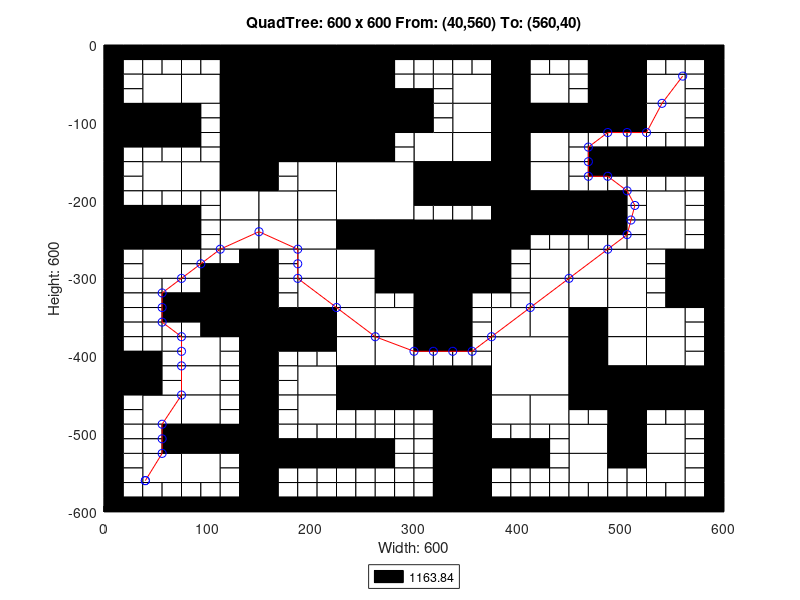

Reproduce this figure in MATLAB.
axis([0 600 -600 0]);
title('QuadTree: 600 x 600 From: (40,560) To: (560,40)');
xlabel('Width: 600');
ylabel('Height: 600');
rectangle('Position',[150 -75 75 75], 'FaceColor',[0 0 0]);
rectangle('Position',[150 -150 75 75], 'FaceColor',[0 0 0]);
rectangle('Position',[225 -225 75 75], 'FaceColor',[1 1 1]);
rectangle('Position',[300 -300 75 75], 'FaceColor',[0 0 0]);
rectangle('Position',[375 -450 75 75], 'FaceColor',[1 1 1]);
rectangle('Position',[37.5 -75 37.5 37.5], 'FaceColor',[1 1 1]);
rectangle('Position',[112.5 -37.5 37.5 37.5], 'FaceColor',[0 0 0]);
rectangle('Position',[75 -75 37.5 37.5], 'FaceColor',[1 1 1]);
rectangle('Position',[112.5 -75 37.5 37.5], 'FaceColor',[0 0 0]);
rectangle('Position',[0 -112.5 37.5 37.5], 'FaceColor',[0 0 0]);
rectangle('Position',[37.5 -112.5 37.5 37.5], 'FaceColor',[0 0 0]);
rectangle('Position',[112.5 -112.5 37.5 37.5], 'FaceColor',[0 0 0]);
rectangle('Position',[112.5 -150 37.5 37.5], 'FaceColor',[0 0 0]);
rectangle('Position',[225 -37.5 37.5 37.5], 'FaceColor',[0 0 0]);
rectangle('Position',[225 -75 37.5 37.5], 'FaceColor',[0 0 0]);
rectangle('Position',[225 -112.5 37.5 37.5], 'FaceColor',[0 0 0]);
rectangle('Position',[262.5 -112.5 37.5 37.5], 'FaceColor',[0 0 0]);
rectangle('Position',[225 -150 37.5 37.5], 'FaceColor',[0 0 0]);
rectangle('Position',[37.5 -187.5 37.5 37.5], 'FaceColor',[1 1 1]);
rectangle('Position',[75 -187.5 37.5 37.5], 'FaceColor',[1 1 1]);
rectangle('Position',[112.5 -187.5 37.5 37.5], 'FaceColor',[0 0 0]);
rectangle('Position',[112.5 -225 37.5 37.5], 'FaceColor',[1 1 1]);
rectangle('Position',[0 -262.5 37.5 37.5], 'FaceColor',[0 0 0]);
rectangle('Position',[37.5 -262.5 37.5 37.5], 'FaceColor',[0 0 0]);
rectangle('Position',[37.5 -300 37.5 37.5], 'FaceColor',[1 1 1]);
rectangle('Position',[112.5 -262.5 37.5 37.5], 'FaceColor',[1 1 1]);
rectangle('Position',[187.5 -187.5 37.5 37.5], 'FaceColor',[1 1 1]);
rectangle('Position',[150 -225 37.5 37.5], 'FaceColor',[1 1 1]);
rectangle('Position',[187.5 -225 37.5 37.5], 'FaceColor',[1 1 1]);
rectangle('Position',[150 -262.5 37.5 37.5], 'FaceColor',[1 1 1]);
rectangle('Position',[187.5 -262.5 37.5 37.5], 'FaceColor',[1 1 1]);
rectangle('Position',[187.5 -300 37.5 37.5], 'FaceColor',[1 1 1]);
rectangle('Position',[225 -262.5 37.5 37.5], 'FaceColor',[0 0 0]);
rectangle('Position',[262.5 -262.5 37.5 37.5], 'FaceColor',[0 0 0]);
rectangle('Position',[225 -300 37.5 37.5], 'FaceColor',[1 1 1]);
rectangle('Position',[262.5 -300 37.5 37.5], 'FaceColor',[0 0 0]);
rectangle('Position',[337.5 -75 37.5 37.5], 'FaceColor',[1 1 1]);
rectangle('Position',[375 -37.5 37.5 37.5], 'FaceColor',[0 0 0]);
rectangle('Position',[375 -75 37.5 37.5], 'FaceColor',[0 0 0]);
rectangle('Position',[412.5 -75 37.5 37.5], 'FaceColor',[1 1 1]);
rectangle('Position',[337.5 -112.5 37.5 37.5], 'FaceColor',[1 1 1]);
rectangle('Position',[300 -150 37.5 37.5], 'FaceColor',[1 1 1]);
rectangle('Position',[337.5 -150 37.5 37.5], 'FaceColor',[1 1 1]);
rectangle('Position',[375 -112.5 37.5 37.5], 'FaceColor',[0 0 0]);
rectangle('Position',[412.5 -112.5 37.5 37.5], 'FaceColor',[0 0 0]);
rectangle('Position',[375 -150 37.5 37.5], 'FaceColor',[0 0 0]);
rectangle('Position',[412.5 -150 37.5 37.5], 'FaceColor',[1 1 1]);
rectangle('Position',[487.5 -37.5 37.5 37.5], 'FaceColor',[0 0 0]);
rectangle('Position',[487.5 -75 37.5 37.5], 'FaceColor',[0 0 0]);
rectangle('Position',[525 -75 37.5 37.5], 'FaceColor',[1 1 1]);
rectangle('Position',[450 -112.5 37.5 37.5], 'FaceColor',[0 0 0]);
rectangle('Position',[487.5 -112.5 37.5 37.5], 'FaceColor',[0 0 0]);
rectangle('Position',[525 -112.5 37.5 37.5], 'FaceColor',[1 1 1]);
rectangle('Position',[300 -187.5 37.5 37.5], 'FaceColor',[0 0 0]);
rectangle('Position',[337.5 -187.5 37.5 37.5], 'FaceColor',[0 0 0]);
rectangle('Position',[375 -187.5 37.5 37.5], 'FaceColor',[0 0 0]);
rectangle('Position',[412.5 -187.5 37.5 37.5], 'FaceColor',[1 1 1]);
rectangle('Position',[375 -225 37.5 37.5], 'FaceColor',[0 0 0]);
rectangle('Position',[412.5 -225 37.5 37.5], 'FaceColor',[0 0 0]);
rectangle('Position',[375 -262.5 37.5 37.5], 'FaceColor',[0 0 0]);
rectangle('Position',[412.5 -300 37.5 37.5], 'FaceColor',[1 1 1]);
rectangle('Position',[450 -225 37.5 37.5], 'FaceColor',[0 0 0]);
rectangle('Position',[525 -225 37.5 37.5], 'FaceColor',[1 1 1]);
rectangle('Position',[450 -300 37.5 37.5], 'FaceColor',[1 1 1]);
rectangle('Position',[487.5 -300 37.5 37.5], 'FaceColor',[1 1 1]);
rectangle('Position',[525 -262.5 37.5 37.5], 'FaceColor',[1 1 1]);
rectangle('Position',[562.5 -300 37.5 37.5], 'FaceColor',[0 0 0]);
rectangle('Position',[112.5 -337.5 37.5 37.5], 'FaceColor',[0 0 0]);
rectangle('Position',[112.5 -375 37.5 37.5], 'FaceColor',[0 0 0]);
rectangle('Position',[0 -450 37.5 37.5], 'FaceColor',[0 0 0]);
rectangle('Position',[75 -412.5 37.5 37.5], 'FaceColor',[1 1 1]);
rectangle('Position',[75 -450 37.5 37.5], 'FaceColor',[1 1 1]);
rectangle('Position',[187.5 -337.5 37.5 37.5], 'FaceColor',[1 1 1]);
rectangle('Position',[150 -375 37.5 37.5], 'FaceColor',[0 0 0]);
rectangle('Position',[187.5 -375 37.5 37.5], 'FaceColor',[0 0 0]);
rectangle('Position',[225 -337.5 37.5 37.5], 'FaceColor',[1 1 1]);
rectangle('Position',[225 -375 37.5 37.5], 'FaceColor',[1 1 1]);
rectangle('Position',[262.5 -375 37.5 37.5], 'FaceColor',[1 1 1]);
rectangle('Position',[187.5 -450 37.5 37.5], 'FaceColor',[1 1 1]);
rectangle('Position',[225 -412.5 37.5 37.5], 'FaceColor',[1 1 1]);
rectangle('Position',[262.5 -412.5 37.5 37.5], 'FaceColor',[1 1 1]);
rectangle('Position',[225 -450 37.5 37.5], 'FaceColor',[0 0 0]);
rectangle('Position',[262.5 -450 37.5 37.5], 'FaceColor',[0 0 0]);
rectangle('Position',[37.5 -487.5 37.5 37.5], 'FaceColor',[1 1 1]);
rectangle('Position',[75 -487.5 37.5 37.5], 'FaceColor',[1 1 1]);
rectangle('Position',[75 -525 37.5 37.5], 'FaceColor',[0 0 0]);
rectangle('Position',[112.5 -525 37.5 37.5], 'FaceColor',[0 0 0]);
rectangle('Position',[37.5 -562.5 37.5 37.5], 'FaceColor',[1 1 1]);
rectangle('Position',[75 -562.5 37.5 37.5], 'FaceColor',[1 1 1]);
rectangle('Position',[187.5 -487.5 37.5 37.5], 'FaceColor',[1 1 1]);
rectangle('Position',[300 -337.5 37.5 37.5], 'FaceColor',[0 0 0]);
rectangle('Position',[300 -375 37.5 37.5], 'FaceColor',[0 0 0]);
rectangle('Position',[412.5 -337.5 37.5 37.5], 'FaceColor',[1 1 1]);
rectangle('Position',[375 -375 37.5 37.5], 'FaceColor',[1 1 1]);
rectangle('Position',[412.5 -375 37.5 37.5], 'FaceColor',[1 1 1]);
rectangle('Position',[300 -450 37.5 37.5], 'FaceColor',[0 0 0]);
rectangle('Position',[337.5 -450 37.5 37.5], 'FaceColor',[0 0 0]);
rectangle('Position',[450 -337.5 37.5 37.5], 'FaceColor',[1 1 1]);
rectangle('Position',[487.5 -337.5 37.5 37.5], 'FaceColor',[1 1 1]);
rectangle('Position',[450 -375 37.5 37.5], 'FaceColor',[0 0 0]);
rectangle('Position',[487.5 -375 37.5 37.5], 'FaceColor',[1 1 1]);
rectangle('Position',[562.5 -337.5 37.5 37.5], 'FaceColor',[0 0 0]);
rectangle('Position',[525 -375 37.5 37.5], 'FaceColor',[1 1 1]);
rectangle('Position',[450 -412.5 37.5 37.5], 'FaceColor',[0 0 0]);
rectangle('Position',[487.5 -412.5 37.5 37.5], 'FaceColor',[1 1 1]);
rectangle('Position',[450 -450 37.5 37.5], 'FaceColor',[0 0 0]);
rectangle('Position',[487.5 -450 37.5 37.5], 'FaceColor',[0 0 0]);
rectangle('Position',[525 -412.5 37.5 37.5], 'FaceColor',[1 1 1]);
rectangle('Position',[525 -450 37.5 37.5], 'FaceColor',[0 0 0]);
rectangle('Position',[562.5 -450 37.5 37.5], 'FaceColor',[0 0 0]);
rectangle('Position',[337.5 -487.5 37.5 37.5], 'FaceColor',[0 0 0]);
rectangle('Position',[337.5 -525 37.5 37.5], 'FaceColor',[0 0 0]);
rectangle('Position',[375 -487.5 37.5 37.5], 'FaceColor',[1 1 1]);
rectangle('Position',[412.5 -487.5 37.5 37.5], 'FaceColor',[1 1 1]);
rectangle('Position',[337.5 -562.5 37.5 37.5], 'FaceColor',[0 0 0]);
rectangle('Position',[337.5 -600 37.5 37.5], 'FaceColor',[0 0 0]);
rectangle('Position',[487.5 -487.5 37.5 37.5], 'FaceColor',[0 0 0]);
rectangle('Position',[450 -525 37.5 37.5], 'FaceColor',[1 1 1]);
rectangle('Position',[487.5 -525 37.5 37.5], 'FaceColor',[0 0 0]);
rectangle('Position',[525 -525 37.5 37.5], 'FaceColor',[1 1 1]);
rectangle('Position',[450 -562.5 37.5 37.5], 'FaceColor',[1 1 1]);
rectangle('Position',[525 -562.5 37.5 37.5], 'FaceColor',[1 1 1]);
rectangle('Position',[0 -18.75 18.75 18.75], 'FaceColor',[0 0 0]);
rectangle('Position',[18.75 -18.75 18.75 18.75], 'FaceColor',[0 0 0]);
rectangle('Position',[0 -37.5 18.75 18.75], 'FaceColor',[0 0 0]);
rectangle('Position',[18.75 -37.5 18.75 18.75], 'FaceColor',[1 1 1]);
rectangle('Position',[37.5 -18.75 18.75 18.75], 'FaceColor',[0 0 0]);
rectangle('Position',[56.25 -18.75 18.75 18.75], 'FaceColor',[0 0 0]);
rectangle('Position',[37.5 -37.5 18.75 18.75], 'FaceColor',[1 1 1]);
rectangle('Position',[56.25 -37.5 18.75 18.75], 'FaceColor',[1 1 1]);
rectangle('Position',[0 -56.25 18.75 18.75], 'FaceColor',[0 0 0]);
rectangle('Position',[18.75 -56.25 18.75 18.75], 'FaceColor',[1 1 1]);
rectangle('Position',[0 -75 18.75 18.75], 'FaceColor',[0 0 0]);
rectangle('Position',[18.75 -75 18.75 18.75], 'FaceColor',[1 1 1]);
rectangle('Position',[75 -18.75 18.75 18.75], 'FaceColor',[0 0 0]);
rectangle('Position',[93.75 -18.75 18.75 18.75], 'FaceColor',[0 0 0]);
rectangle('Position',[75 -37.5 18.75 18.75], 'FaceColor',[1 1 1]);
rectangle('Position',[93.75 -37.5 18.75 18.75], 'FaceColor',[1 1 1]);
rectangle('Position',[0 -131.25 18.75 18.75], 'FaceColor',[0 0 0]);
rectangle('Position',[18.75 -131.25 18.75 18.75], 'FaceColor',[0 0 0]);
rectangle('Position',[0 -150 18.75 18.75], 'FaceColor',[0 0 0]);
rectangle('Position',[18.75 -150 18.75 18.75], 'FaceColor',[1 1 1]);
rectangle('Position',[37.5 -131.25 18.75 18.75], 'FaceColor',[0 0 0]);
rectangle('Position',[56.25 -131.25 18.75 18.75], 'FaceColor',[0 0 0]);
rectangle('Position',[37.5 -150 18.75 18.75], 'FaceColor',[1 1 1]);
rectangle('Position',[56.25 -150 18.75 18.75], 'FaceColor',[1 1 1]);
rectangle('Position',[75 -93.75 18.75 18.75], 'FaceColor',[0 0 0]);
rectangle('Position',[93.75 -93.75 18.75 18.75], 'FaceColor',[1 1 1]);
rectangle('Position',[75 -112.5 18.75 18.75], 'FaceColor',[0 0 0]);
rectangle('Position',[93.75 -112.5 18.75 18.75], 'FaceColor',[1 1 1]);
rectangle('Position',[75 -131.25 18.75 18.75], 'FaceColor',[0 0 0]);
rectangle('Position',[93.75 -131.25 18.75 18.75], 'FaceColor',[1 1 1]);
rectangle('Position',[75 -150 18.75 18.75], 'FaceColor',[1 1 1]);
rectangle('Position',[93.75 -150 18.75 18.75], 'FaceColor',[1 1 1]);
rectangle('Position',[262.5 -18.75 18.75 18.75], 'FaceColor',[0 0 0]);
rectangle('Position',[281.25 -18.75 18.75 18.75], 'FaceColor',[0 0 0]);
rectangle('Position',[262.5 -37.5 18.75 18.75], 'FaceColor',[0 0 0]);
rectangle('Position',[281.25 -37.5 18.75 18.75], 'FaceColor',[1 1 1]);
rectangle('Position',[262.5 -56.25 18.75 18.75], 'FaceColor',[0 0 0]);
rectangle('Position',[281.25 -56.25 18.75 18.75], 'FaceColor',[1 1 1]);
rectangle('Position',[262.5 -75 18.75 18.75], 'FaceColor',[0 0 0]);
rectangle('Position',[281.25 -75 18.75 18.75], 'FaceColor',[0 0 0]);
rectangle('Position',[262.5 -131.25 18.75 18.75], 'FaceColor',[0 0 0]);
rectangle('Position',[281.25 -131.25 18.75 18.75], 'FaceColor',[1 1 1]);
rectangle('Position',[262.5 -150 18.75 18.75], 'FaceColor',[0 0 0]);
rectangle('Position',[281.25 -150 18.75 18.75], 'FaceColor',[1 1 1]);
rectangle('Position',[0 -168.75 18.75 18.75], 'FaceColor',[0 0 0]);
rectangle('Position',[18.75 -168.75 18.75 18.75], 'FaceColor',[1 1 1]);
rectangle('Position',[0 -187.5 18.75 18.75], 'FaceColor',[0 0 0]);
rectangle('Position',[18.75 -187.5 18.75 18.75], 'FaceColor',[1 1 1]);
rectangle('Position',[0 -206.25 18.75 18.75], 'FaceColor',[0 0 0]);
rectangle('Position',[18.75 -206.25 18.75 18.75], 'FaceColor',[1 1 1]);
rectangle('Position',[0 -225 18.75 18.75], 'FaceColor',[0 0 0]);
rectangle('Position',[18.75 -225 18.75 18.75], 'FaceColor',[0 0 0]);
rectangle('Position',[37.5 -206.25 18.75 18.75], 'FaceColor',[1 1 1]);
rectangle('Position',[56.25 -206.25 18.75 18.75], 'FaceColor',[1 1 1]);
rectangle('Position',[37.5 -225 18.75 18.75], 'FaceColor',[0 0 0]);
rectangle('Position',[56.25 -225 18.75 18.75], 'FaceColor',[0 0 0]);
rectangle('Position',[75 -206.25 18.75 18.75], 'FaceColor',[1 1 1]);
rectangle('Position',[93.75 -206.25 18.75 18.75], 'FaceColor',[1 1 1]);
rectangle('Position',[75 -225 18.75 18.75], 'FaceColor',[0 0 0]);
rectangle('Position',[93.75 -225 18.75 18.75], 'FaceColor',[1 1 1]);
rectangle('Position',[0 -281.25 18.75 18.75], 'FaceColor',[0 0 0]);
rectangle('Position',[18.75 -281.25 18.75 18.75], 'FaceColor',[1 1 1]);
rectangle('Position',[0 -300 18.75 18.75], 'FaceColor',[0 0 0]);
rectangle('Position',[18.75 -300 18.75 18.75], 'FaceColor',[1 1 1]);
rectangle('Position',[75 -243.75 18.75 18.75], 'FaceColor',[0 0 0]);
rectangle('Position',[93.75 -243.75 18.75 18.75], 'FaceColor',[1 1 1]);
rectangle('Position',[75 -262.5 18.75 18.75], 'FaceColor',[0 0 0]);
rectangle('Position',[93.75 -262.5 18.75 18.75], 'FaceColor',[1 1 1]);
rectangle('Position',[75 -281.25 18.75 18.75], 'FaceColor',[1 1 1]);
rectangle('Position',[93.75 -281.25 18.75 18.75], 'FaceColor',[1 1 1]);
rectangle('Position',[75 -300 18.75 18.75], 'FaceColor',[1 1 1]);
rectangle('Position',[93.75 -300 18.75 18.75], 'FaceColor',[0 0 0]);
rectangle('Position',[112.5 -281.25 18.75 18.75], 'FaceColor',[1 1 1]);
rectangle('Position',[131.25 -281.25 18.75 18.75], 'FaceColor',[0 0 0]);
rectangle('Position',[112.5 -300 18.75 18.75], 'FaceColor',[0 0 0]);
rectangle('Position',[131.25 -300 18.75 18.75], 'FaceColor',[0 0 0]);
rectangle('Position',[150 -168.75 18.75 18.75], 'FaceColor',[0 0 0]);
rectangle('Position',[168.75 -168.75 18.75 18.75], 'FaceColor',[1 1 1]);
rectangle('Position',[150 -187.5 18.75 18.75], 'FaceColor',[0 0 0]);
rectangle('Position',[168.75 -187.5 18.75 18.75], 'FaceColor',[1 1 1]);
rectangle('Position',[150 -281.25 18.75 18.75], 'FaceColor',[0 0 0]);
rectangle('Position',[168.75 -281.25 18.75 18.75], 'FaceColor',[1 1 1]);
rectangle('Position',[150 -300 18.75 18.75], 'FaceColor',[0 0 0]);
rectangle('Position',[168.75 -300 18.75 18.75], 'FaceColor',[1 1 1]);
rectangle('Position',[300 -18.75 18.75 18.75], 'FaceColor',[0 0 0]);
rectangle('Position',[318.75 -18.75 18.75 18.75], 'FaceColor',[0 0 0]);
rectangle('Position',[300 -37.5 18.75 18.75], 'FaceColor',[1 1 1]);
rectangle('Position',[318.75 -37.5 18.75 18.75], 'FaceColor',[1 1 1]);
rectangle('Position',[337.5 -18.75 18.75 18.75], 'FaceColor',[0 0 0]);
rectangle('Position',[356.25 -18.75 18.75 18.75], 'FaceColor',[0 0 0]);
rectangle('Position',[337.5 -37.5 18.75 18.75], 'FaceColor',[1 1 1]);
rectangle('Position',[356.25 -37.5 18.75 18.75], 'FaceColor',[1 1 1]);
rectangle('Position',[300 -56.25 18.75 18.75], 'FaceColor',[1 1 1]);
rectangle('Position',[318.75 -56.25 18.75 18.75], 'FaceColor',[1 1 1]);
rectangle('Position',[300 -75 18.75 18.75], 'FaceColor',[0 0 0]);
rectangle('Position',[318.75 -75 18.75 18.75], 'FaceColor',[1 1 1]);
rectangle('Position',[412.5 -18.75 18.75 18.75], 'FaceColor',[0 0 0]);
rectangle('Position',[431.25 -18.75 18.75 18.75], 'FaceColor',[0 0 0]);
rectangle('Position',[412.5 -37.5 18.75 18.75], 'FaceColor',[1 1 1]);
rectangle('Position',[431.25 -37.5 18.75 18.75], 'FaceColor',[1 1 1]);
rectangle('Position',[300 -93.75 18.75 18.75], 'FaceColor',[0 0 0]);
rectangle('Position',[318.75 -93.75 18.75 18.75], 'FaceColor',[1 1 1]);
rectangle('Position',[300 -112.5 18.75 18.75], 'FaceColor',[0 0 0]);
rectangle('Position',[318.75 -112.5 18.75 18.75], 'FaceColor',[1 1 1]);
rectangle('Position',[450 -18.75 18.75 18.75], 'FaceColor',[0 0 0]);
rectangle('Position',[468.75 -18.75 18.75 18.75], 'FaceColor',[0 0 0]);
rectangle('Position',[450 -37.5 18.75 18.75], 'FaceColor',[1 1 1]);
rectangle('Position',[468.75 -37.5 18.75 18.75], 'FaceColor',[0 0 0]);
rectangle('Position',[450 -56.25 18.75 18.75], 'FaceColor',[1 1 1]);
rectangle('Position',[468.75 -56.25 18.75 18.75], 'FaceColor',[0 0 0]);
rectangle('Position',[450 -75 18.75 18.75], 'FaceColor',[1 1 1]);
rectangle('Position',[468.75 -75 18.75 18.75], 'FaceColor',[0 0 0]);
rectangle('Position',[525 -18.75 18.75 18.75], 'FaceColor',[0 0 0]);
rectangle('Position',[543.75 -18.75 18.75 18.75], 'FaceColor',[0 0 0]);
rectangle('Position',[525 -37.5 18.75 18.75], 'FaceColor',[1 1 1]);
rectangle('Position',[543.75 -37.5 18.75 18.75], 'FaceColor',[1 1 1]);
rectangle('Position',[562.5 -18.75 18.75 18.75], 'FaceColor',[0 0 0]);
rectangle('Position',[581.25 -18.75 18.75 18.75], 'FaceColor',[0 0 0]);
rectangle('Position',[562.5 -37.5 18.75 18.75], 'FaceColor',[1 1 1]);
rectangle('Position',[581.25 -37.5 18.75 18.75], 'FaceColor',[0 0 0]);
rectangle('Position',[562.5 -56.25 18.75 18.75], 'FaceColor',[1 1 1]);
rectangle('Position',[581.25 -56.25 18.75 18.75], 'FaceColor',[0 0 0]);
rectangle('Position',[562.5 -75 18.75 18.75], 'FaceColor',[1 1 1]);
rectangle('Position',[581.25 -75 18.75 18.75], 'FaceColor',[0 0 0]);
rectangle('Position',[450 -131.25 18.75 18.75], 'FaceColor',[1 1 1]);
rectangle('Position',[468.75 -131.25 18.75 18.75], 'FaceColor',[1 1 1]);
rectangle('Position',[450 -150 18.75 18.75], 'FaceColor',[1 1 1]);
rectangle('Position',[468.75 -150 18.75 18.75], 'FaceColor',[0 0 0]);
rectangle('Position',[487.5 -131.25 18.75 18.75], 'FaceColor',[1 1 1]);
rectangle('Position',[506.25 -131.25 18.75 18.75], 'FaceColor',[1 1 1]);
rectangle('Position',[487.5 -150 18.75 18.75], 'FaceColor',[0 0 0]);
rectangle('Position',[506.25 -150 18.75 18.75], 'FaceColor',[0 0 0]);
rectangle('Position',[562.5 -93.75 18.75 18.75], 'FaceColor',[1 1 1]);
rectangle('Position',[581.25 -93.75 18.75 18.75], 'FaceColor',[0 0 0]);
rectangle('Position',[562.5 -112.5 18.75 18.75], 'FaceColor',[1 1 1]);
rectangle('Position',[581.25 -112.5 18.75 18.75], 'FaceColor',[0 0 0]);
rectangle('Position',[525 -131.25 18.75 18.75], 'FaceColor',[1 1 1]);
rectangle('Position',[543.75 -131.25 18.75 18.75], 'FaceColor',[1 1 1]);
rectangle('Position',[525 -150 18.75 18.75], 'FaceColor',[0 0 0]);
rectangle('Position',[543.75 -150 18.75 18.75], 'FaceColor',[0 0 0]);
rectangle('Position',[562.5 -131.25 18.75 18.75], 'FaceColor',[1 1 1]);
rectangle('Position',[581.25 -131.25 18.75 18.75], 'FaceColor',[0 0 0]);
rectangle('Position',[562.5 -150 18.75 18.75], 'FaceColor',[0 0 0]);
rectangle('Position',[581.25 -150 18.75 18.75], 'FaceColor',[0 0 0]);
rectangle('Position',[300 -206.25 18.75 18.75], 'FaceColor',[0 0 0]);
rectangle('Position',[318.75 -206.25 18.75 18.75], 'FaceColor',[0 0 0]);
rectangle('Position',[300 -225 18.75 18.75], 'FaceColor',[1 1 1]);
rectangle('Position',[318.75 -225 18.75 18.75], 'FaceColor',[1 1 1]);
rectangle('Position',[337.5 -206.25 18.75 18.75], 'FaceColor',[0 0 0]);
rectangle('Position',[356.25 -206.25 18.75 18.75], 'FaceColor',[0 0 0]);
rectangle('Position',[337.5 -225 18.75 18.75], 'FaceColor',[1 1 1]);
rectangle('Position',[356.25 -225 18.75 18.75], 'FaceColor',[1 1 1]);
rectangle('Position',[412.5 -243.75 18.75 18.75], 'FaceColor',[0 0 0]);
rectangle('Position',[431.25 -243.75 18.75 18.75], 'FaceColor',[0 0 0]);
rectangle('Position',[412.5 -262.5 18.75 18.75], 'FaceColor',[1 1 1]);
rectangle('Position',[431.25 -262.5 18.75 18.75], 'FaceColor',[1 1 1]);
rectangle('Position',[375 -281.25 18.75 18.75], 'FaceColor',[0 0 0]);
rectangle('Position',[393.75 -281.25 18.75 18.75], 'FaceColor',[1 1 1]);
rectangle('Position',[375 -300 18.75 18.75], 'FaceColor',[0 0 0]);
rectangle('Position',[393.75 -300 18.75 18.75], 'FaceColor',[1 1 1]);
rectangle('Position',[450 -168.75 18.75 18.75], 'FaceColor',[1 1 1]);
rectangle('Position',[468.75 -168.75 18.75 18.75], 'FaceColor',[0 0 0]);
rectangle('Position',[450 -187.5 18.75 18.75], 'FaceColor',[1 1 1]);
rectangle('Position',[468.75 -187.5 18.75 18.75], 'FaceColor',[1 1 1]);
rectangle('Position',[487.5 -168.75 18.75 18.75], 'FaceColor',[0 0 0]);
rectangle('Position',[506.25 -168.75 18.75 18.75], 'FaceColor',[0 0 0]);
rectangle('Position',[487.5 -187.5 18.75 18.75], 'FaceColor',[1 1 1]);
rectangle('Position',[506.25 -187.5 18.75 18.75], 'FaceColor',[1 1 1]);
rectangle('Position',[487.5 -206.25 18.75 18.75], 'FaceColor',[0 0 0]);
rectangle('Position',[506.25 -206.25 18.75 18.75], 'FaceColor',[1 1 1]);
rectangle('Position',[487.5 -225 18.75 18.75], 'FaceColor',[0 0 0]);
rectangle('Position',[506.25 -225 18.75 18.75], 'FaceColor',[1 1 1]);
rectangle('Position',[525 -168.75 18.75 18.75], 'FaceColor',[0 0 0]);
rectangle('Position',[543.75 -168.75 18.75 18.75], 'FaceColor',[0 0 0]);
rectangle('Position',[525 -187.5 18.75 18.75], 'FaceColor',[1 1 1]);
rectangle('Position',[543.75 -187.5 18.75 18.75], 'FaceColor',[1 1 1]);
rectangle('Position',[562.5 -168.75 18.75 18.75], 'FaceColor',[0 0 0]);
rectangle('Position',[581.25 -168.75 18.75 18.75], 'FaceColor',[0 0 0]);
rectangle('Position',[562.5 -187.5 18.75 18.75], 'FaceColor',[1 1 1]);
rectangle('Position',[581.25 -187.5 18.75 18.75], 'FaceColor',[0 0 0]);
rectangle('Position',[562.5 -206.25 18.75 18.75], 'FaceColor',[1 1 1]);
rectangle('Position',[581.25 -206.25 18.75 18.75], 'FaceColor',[0 0 0]);
rectangle('Position',[562.5 -225 18.75 18.75], 'FaceColor',[1 1 1]);
rectangle('Position',[581.25 -225 18.75 18.75], 'FaceColor',[0 0 0]);
rectangle('Position',[450 -243.75 18.75 18.75], 'FaceColor',[0 0 0]);
rectangle('Position',[468.75 -243.75 18.75 18.75], 'FaceColor',[0 0 0]);
rectangle('Position',[450 -262.5 18.75 18.75], 'FaceColor',[1 1 1]);
rectangle('Position',[468.75 -262.5 18.75 18.75], 'FaceColor',[1 1 1]);
rectangle('Position',[487.5 -243.75 18.75 18.75], 'FaceColor',[0 0 0]);
rectangle('Position',[506.25 -243.75 18.75 18.75], 'FaceColor',[1 1 1]);
rectangle('Position',[487.5 -262.5 18.75 18.75], 'FaceColor',[1 1 1]);
rectangle('Position',[506.25 -262.5 18.75 18.75], 'FaceColor',[1 1 1]);
rectangle('Position',[562.5 -243.75 18.75 18.75], 'FaceColor',[1 1 1]);
rectangle('Position',[581.25 -243.75 18.75 18.75], 'FaceColor',[0 0 0]);
rectangle('Position',[562.5 -262.5 18.75 18.75], 'FaceColor',[1 1 1]);
rectangle('Position',[581.25 -262.5 18.75 18.75], 'FaceColor',[0 0 0]);
rectangle('Position',[525 -281.25 18.75 18.75], 'FaceColor',[1 1 1]);
rectangle('Position',[543.75 -281.25 18.75 18.75], 'FaceColor',[0 0 0]);
rectangle('Position',[525 -300 18.75 18.75], 'FaceColor',[1 1 1]);
rectangle('Position',[543.75 -300 18.75 18.75], 'FaceColor',[0 0 0]);
rectangle('Position',[0 -318.75 18.75 18.75], 'FaceColor',[0 0 0]);
rectangle('Position',[18.75 -318.75 18.75 18.75], 'FaceColor',[1 1 1]);
rectangle('Position',[0 -337.5 18.75 18.75], 'FaceColor',[0 0 0]);
rectangle('Position',[18.75 -337.5 18.75 18.75], 'FaceColor',[1 1 1]);
rectangle('Position',[37.5 -318.75 18.75 18.75], 'FaceColor',[1 1 1]);
rectangle('Position',[56.25 -318.75 18.75 18.75], 'FaceColor',[1 1 1]);
rectangle('Position',[37.5 -337.5 18.75 18.75], 'FaceColor',[1 1 1]);
rectangle('Position',[56.25 -337.5 18.75 18.75], 'FaceColor',[0 0 0]);
rectangle('Position',[0 -356.25 18.75 18.75], 'FaceColor',[0 0 0]);
rectangle('Position',[18.75 -356.25 18.75 18.75], 'FaceColor',[1 1 1]);
rectangle('Position',[0 -375 18.75 18.75], 'FaceColor',[0 0 0]);
rectangle('Position',[18.75 -375 18.75 18.75], 'FaceColor',[1 1 1]);
rectangle('Position',[37.5 -356.25 18.75 18.75], 'FaceColor',[1 1 1]);
rectangle('Position',[56.25 -356.25 18.75 18.75], 'FaceColor',[0 0 0]);
rectangle('Position',[37.5 -375 18.75 18.75], 'FaceColor',[1 1 1]);
rectangle('Position',[56.25 -375 18.75 18.75], 'FaceColor',[1 1 1]);
rectangle('Position',[75 -318.75 18.75 18.75], 'FaceColor',[1 1 1]);
rectangle('Position',[93.75 -318.75 18.75 18.75], 'FaceColor',[0 0 0]);
rectangle('Position',[75 -337.5 18.75 18.75], 'FaceColor',[0 0 0]);
rectangle('Position',[93.75 -337.5 18.75 18.75], 'FaceColor',[0 0 0]);
rectangle('Position',[75 -356.25 18.75 18.75], 'FaceColor',[0 0 0]);
rectangle('Position',[93.75 -356.25 18.75 18.75], 'FaceColor',[0 0 0]);
rectangle('Position',[75 -375 18.75 18.75], 'FaceColor',[1 1 1]);
rectangle('Position',[93.75 -375 18.75 18.75], 'FaceColor',[0 0 0]);
rectangle('Position',[0 -393.75 18.75 18.75], 'FaceColor',[0 0 0]);
rectangle('Position',[18.75 -393.75 18.75 18.75], 'FaceColor',[1 1 1]);
rectangle('Position',[0 -412.5 18.75 18.75], 'FaceColor',[0 0 0]);
rectangle('Position',[18.75 -412.5 18.75 18.75], 'FaceColor',[0 0 0]);
rectangle('Position',[37.5 -393.75 18.75 18.75], 'FaceColor',[1 1 1]);
rectangle('Position',[56.25 -393.75 18.75 18.75], 'FaceColor',[1 1 1]);
rectangle('Position',[37.5 -412.5 18.75 18.75], 'FaceColor',[0 0 0]);
rectangle('Position',[56.25 -412.5 18.75 18.75], 'FaceColor',[1 1 1]);
rectangle('Position',[37.5 -431.25 18.75 18.75], 'FaceColor',[0 0 0]);
rectangle('Position',[56.25 -431.25 18.75 18.75], 'FaceColor',[1 1 1]);
rectangle('Position',[37.5 -450 18.75 18.75], 'FaceColor',[0 0 0]);
rectangle('Position',[56.25 -450 18.75 18.75], 'FaceColor',[1 1 1]);
rectangle('Position',[112.5 -393.75 18.75 18.75], 'FaceColor',[1 1 1]);
rectangle('Position',[131.25 -393.75 18.75 18.75], 'FaceColor',[0 0 0]);
rectangle('Position',[112.5 -412.5 18.75 18.75], 'FaceColor',[1 1 1]);
rectangle('Position',[131.25 -412.5 18.75 18.75], 'FaceColor',[0 0 0]);
rectangle('Position',[112.5 -431.25 18.75 18.75], 'FaceColor',[1 1 1]);
rectangle('Position',[131.25 -431.25 18.75 18.75], 'FaceColor',[0 0 0]);
rectangle('Position',[112.5 -450 18.75 18.75], 'FaceColor',[1 1 1]);
rectangle('Position',[131.25 -450 18.75 18.75], 'FaceColor',[0 0 0]);
rectangle('Position',[150 -318.75 18.75 18.75], 'FaceColor',[0 0 0]);
rectangle('Position',[168.75 -318.75 18.75 18.75], 'FaceColor',[1 1 1]);
rectangle('Position',[150 -337.5 18.75 18.75], 'FaceColor',[0 0 0]);
rectangle('Position',[168.75 -337.5 18.75 18.75], 'FaceColor',[1 1 1]);
rectangle('Position',[262.5 -318.75 18.75 18.75], 'FaceColor',[0 0 0]);
rectangle('Position',[281.25 -318.75 18.75 18.75], 'FaceColor',[0 0 0]);
rectangle('Position',[262.5 -337.5 18.75 18.75], 'FaceColor',[1 1 1]);
rectangle('Position',[281.25 -337.5 18.75 18.75], 'FaceColor',[1 1 1]);
rectangle('Position',[150 -393.75 18.75 18.75], 'FaceColor',[0 0 0]);
rectangle('Position',[168.75 -393.75 18.75 18.75], 'FaceColor',[0 0 0]);
rectangle('Position',[150 -412.5 18.75 18.75], 'FaceColor',[0 0 0]);
rectangle('Position',[168.75 -412.5 18.75 18.75], 'FaceColor',[1 1 1]);
rectangle('Position',[187.5 -393.75 18.75 18.75], 'FaceColor',[0 0 0]);
rectangle('Position',[206.25 -393.75 18.75 18.75], 'FaceColor',[0 0 0]);
rectangle('Position',[187.5 -412.5 18.75 18.75], 'FaceColor',[1 1 1]);
rectangle('Position',[206.25 -412.5 18.75 18.75], 'FaceColor',[1 1 1]);
rectangle('Position',[150 -431.25 18.75 18.75], 'FaceColor',[0 0 0]);
rectangle('Position',[168.75 -431.25 18.75 18.75], 'FaceColor',[1 1 1]);
rectangle('Position',[150 -450 18.75 18.75], 'FaceColor',[0 0 0]);
rectangle('Position',[168.75 -450 18.75 18.75], 'FaceColor',[1 1 1]);
rectangle('Position',[0 -468.75 18.75 18.75], 'FaceColor',[0 0 0]);
rectangle('Position',[18.75 -468.75 18.75 18.75], 'FaceColor',[1 1 1]);
rectangle('Position',[0 -487.5 18.75 18.75], 'FaceColor',[0 0 0]);
rectangle('Position',[18.75 -487.5 18.75 18.75], 'FaceColor',[1 1 1]);
rectangle('Position',[0 -506.25 18.75 18.75], 'FaceColor',[0 0 0]);
rectangle('Position',[18.75 -506.25 18.75 18.75], 'FaceColor',[1 1 1]);
rectangle('Position',[0 -525 18.75 18.75], 'FaceColor',[0 0 0]);
rectangle('Position',[18.75 -525 18.75 18.75], 'FaceColor',[1 1 1]);
rectangle('Position',[37.5 -506.25 18.75 18.75], 'FaceColor',[1 1 1]);
rectangle('Position',[56.25 -506.25 18.75 18.75], 'FaceColor',[0 0 0]);
rectangle('Position',[37.5 -525 18.75 18.75], 'FaceColor',[1 1 1]);
rectangle('Position',[56.25 -525 18.75 18.75], 'FaceColor',[0 0 0]);
rectangle('Position',[112.5 -468.75 18.75 18.75], 'FaceColor',[1 1 1]);
rectangle('Position',[131.25 -468.75 18.75 18.75], 'FaceColor',[0 0 0]);
rectangle('Position',[112.5 -487.5 18.75 18.75], 'FaceColor',[1 1 1]);
rectangle('Position',[131.25 -487.5 18.75 18.75], 'FaceColor',[0 0 0]);
rectangle('Position',[0 -543.75 18.75 18.75], 'FaceColor',[0 0 0]);
rectangle('Position',[18.75 -543.75 18.75 18.75], 'FaceColor',[1 1 1]);
rectangle('Position',[0 -562.5 18.75 18.75], 'FaceColor',[0 0 0]);
rectangle('Position',[18.75 -562.5 18.75 18.75], 'FaceColor',[1 1 1]);
rectangle('Position',[0 -581.25 18.75 18.75], 'FaceColor',[0 0 0]);
rectangle('Position',[18.75 -581.25 18.75 18.75], 'FaceColor',[1 1 1]);
rectangle('Position',[0 -600 18.75 18.75], 'FaceColor',[0 0 0]);
rectangle('Position',[18.75 -600 18.75 18.75], 'FaceColor',[0 0 0]);
rectangle('Position',[37.5 -581.25 18.75 18.75], 'FaceColor',[1 1 1]);
rectangle('Position',[56.25 -581.25 18.75 18.75], 'FaceColor',[1 1 1]);
rectangle('Position',[37.5 -600 18.75 18.75], 'FaceColor',[0 0 0]);
rectangle('Position',[56.25 -600 18.75 18.75], 'FaceColor',[0 0 0]);
rectangle('Position',[112.5 -543.75 18.75 18.75], 'FaceColor',[1 1 1]);
rectangle('Position',[131.25 -543.75 18.75 18.75], 'FaceColor',[0 0 0]);
rectangle('Position',[112.5 -562.5 18.75 18.75], 'FaceColor',[1 1 1]);
rectangle('Position',[131.25 -562.5 18.75 18.75], 'FaceColor',[0 0 0]);
rectangle('Position',[75 -581.25 18.75 18.75], 'FaceColor',[1 1 1]);
rectangle('Position',[93.75 -581.25 18.75 18.75], 'FaceColor',[1 1 1]);
rectangle('Position',[75 -600 18.75 18.75], 'FaceColor',[0 0 0]);
rectangle('Position',[93.75 -600 18.75 18.75], 'FaceColor',[0 0 0]);
rectangle('Position',[112.5 -581.25 18.75 18.75], 'FaceColor',[1 1 1]);
rectangle('Position',[131.25 -581.25 18.75 18.75], 'FaceColor',[0 0 0]);
rectangle('Position',[112.5 -600 18.75 18.75], 'FaceColor',[0 0 0]);
rectangle('Position',[131.25 -600 18.75 18.75], 'FaceColor',[0 0 0]);
rectangle('Position',[150 -468.75 18.75 18.75], 'FaceColor',[0 0 0]);
rectangle('Position',[168.75 -468.75 18.75 18.75], 'FaceColor',[1 1 1]);
rectangle('Position',[150 -487.5 18.75 18.75], 'FaceColor',[0 0 0]);
rectangle('Position',[168.75 -487.5 18.75 18.75], 'FaceColor',[1 1 1]);
rectangle('Position',[150 -506.25 18.75 18.75], 'FaceColor',[0 0 0]);
rectangle('Position',[168.75 -506.25 18.75 18.75], 'FaceColor',[1 1 1]);
rectangle('Position',[150 -525 18.75 18.75], 'FaceColor',[0 0 0]);
rectangle('Position',[168.75 -525 18.75 18.75], 'FaceColor',[0 0 0]);
rectangle('Position',[187.5 -506.25 18.75 18.75], 'FaceColor',[1 1 1]);
rectangle('Position',[206.25 -506.25 18.75 18.75], 'FaceColor',[1 1 1]);
rectangle('Position',[187.5 -525 18.75 18.75], 'FaceColor',[0 0 0]);
rectangle('Position',[206.25 -525 18.75 18.75], 'FaceColor',[0 0 0]);
rectangle('Position',[225 -468.75 18.75 18.75], 'FaceColor',[0 0 0]);
rectangle('Position',[243.75 -468.75 18.75 18.75], 'FaceColor',[0 0 0]);
rectangle('Position',[225 -487.5 18.75 18.75], 'FaceColor',[1 1 1]);
rectangle('Position',[243.75 -487.5 18.75 18.75], 'FaceColor',[1 1 1]);
rectangle('Position',[262.5 -468.75 18.75 18.75], 'FaceColor',[0 0 0]);
rectangle('Position',[281.25 -468.75 18.75 18.75], 'FaceColor',[0 0 0]);
rectangle('Position',[262.5 -487.5 18.75 18.75], 'FaceColor',[1 1 1]);
rectangle('Position',[281.25 -487.5 18.75 18.75], 'FaceColor',[1 1 1]);
rectangle('Position',[225 -506.25 18.75 18.75], 'FaceColor',[1 1 1]);
rectangle('Position',[243.75 -506.25 18.75 18.75], 'FaceColor',[1 1 1]);
rectangle('Position',[225 -525 18.75 18.75], 'FaceColor',[0 0 0]);
rectangle('Position',[243.75 -525 18.75 18.75], 'FaceColor',[0 0 0]);
rectangle('Position',[262.5 -506.25 18.75 18.75], 'FaceColor',[1 1 1]);
rectangle('Position',[281.25 -506.25 18.75 18.75], 'FaceColor',[1 1 1]);
rectangle('Position',[262.5 -525 18.75 18.75], 'FaceColor',[0 0 0]);
rectangle('Position',[281.25 -525 18.75 18.75], 'FaceColor',[1 1 1]);
rectangle('Position',[150 -543.75 18.75 18.75], 'FaceColor',[0 0 0]);
rectangle('Position',[168.75 -543.75 18.75 18.75], 'FaceColor',[0 0 0]);
rectangle('Position',[150 -562.5 18.75 18.75], 'FaceColor',[0 0 0]);
rectangle('Position',[168.75 -562.5 18.75 18.75], 'FaceColor',[1 1 1]);
rectangle('Position',[187.5 -543.75 18.75 18.75], 'FaceColor',[0 0 0]);
rectangle('Position',[206.25 -543.75 18.75 18.75], 'FaceColor',[0 0 0]);
rectangle('Position',[187.5 -562.5 18.75 18.75], 'FaceColor',[1 1 1]);
rectangle('Position',[206.25 -562.5 18.75 18.75], 'FaceColor',[1 1 1]);
rectangle('Position',[150 -581.25 18.75 18.75], 'FaceColor',[0 0 0]);
rectangle('Position',[168.75 -581.25 18.75 18.75], 'FaceColor',[1 1 1]);
rectangle('Position',[150 -600 18.75 18.75], 'FaceColor',[0 0 0]);
rectangle('Position',[168.75 -600 18.75 18.75], 'FaceColor',[0 0 0]);
rectangle('Position',[187.5 -581.25 18.75 18.75], 'FaceColor',[1 1 1]);
rectangle('Position',[206.25 -581.25 18.75 18.75], 'FaceColor',[1 1 1]);
rectangle('Position',[187.5 -600 18.75 18.75], 'FaceColor',[0 0 0]);
rectangle('Position',[206.25 -600 18.75 18.75], 'FaceColor',[0 0 0]);
rectangle('Position',[225 -543.75 18.75 18.75], 'FaceColor',[0 0 0]);
rectangle('Position',[243.75 -543.75 18.75 18.75], 'FaceColor',[0 0 0]);
rectangle('Position',[225 -562.5 18.75 18.75], 'FaceColor',[1 1 1]);
rectangle('Position',[243.75 -562.5 18.75 18.75], 'FaceColor',[1 1 1]);
rectangle('Position',[262.5 -543.75 18.75 18.75], 'FaceColor',[0 0 0]);
rectangle('Position',[281.25 -543.75 18.75 18.75], 'FaceColor',[1 1 1]);
rectangle('Position',[262.5 -562.5 18.75 18.75], 'FaceColor',[1 1 1]);
rectangle('Position',[281.25 -562.5 18.75 18.75], 'FaceColor',[1 1 1]);
rectangle('Position',[225 -581.25 18.75 18.75], 'FaceColor',[1 1 1]);
rectangle('Position',[243.75 -581.25 18.75 18.75], 'FaceColor',[1 1 1]);
rectangle('Position',[225 -600 18.75 18.75], 'FaceColor',[0 0 0]);
rectangle('Position',[243.75 -600 18.75 18.75], 'FaceColor',[0 0 0]);
rectangle('Position',[262.5 -581.25 18.75 18.75], 'FaceColor',[1 1 1]);
rectangle('Position',[281.25 -581.25 18.75 18.75], 'FaceColor',[1 1 1]);
rectangle('Position',[262.5 -600 18.75 18.75], 'FaceColor',[0 0 0]);
rectangle('Position',[281.25 -600 18.75 18.75], 'FaceColor',[0 0 0]);
rectangle('Position',[337.5 -318.75 18.75 18.75], 'FaceColor',[0 0 0]);
rectangle('Position',[356.25 -318.75 18.75 18.75], 'FaceColor',[0 0 0]);
rectangle('Position',[337.5 -337.5 18.75 18.75], 'FaceColor',[0 0 0]);
rectangle('Position',[356.25 -337.5 18.75 18.75], 'FaceColor',[1 1 1]);
rectangle('Position',[337.5 -356.25 18.75 18.75], 'FaceColor',[0 0 0]);
rectangle('Position',[356.25 -356.25 18.75 18.75], 'FaceColor',[1 1 1]);
rectangle('Position',[337.5 -375 18.75 18.75], 'FaceColor',[0 0 0]);
rectangle('Position',[356.25 -375 18.75 18.75], 'FaceColor',[1 1 1]);
rectangle('Position',[375 -318.75 18.75 18.75], 'FaceColor',[0 0 0]);
rectangle('Position',[393.75 -318.75 18.75 18.75], 'FaceColor',[1 1 1]);
rectangle('Position',[375 -337.5 18.75 18.75], 'FaceColor',[1 1 1]);
rectangle('Position',[393.75 -337.5 18.75 18.75], 'FaceColor',[1 1 1]);
rectangle('Position',[300 -393.75 18.75 18.75], 'FaceColor',[0 0 0]);
rectangle('Position',[318.75 -393.75 18.75 18.75], 'FaceColor',[0 0 0]);
rectangle('Position',[300 -412.5 18.75 18.75], 'FaceColor',[1 1 1]);
rectangle('Position',[318.75 -412.5 18.75 18.75], 'FaceColor',[1 1 1]);
rectangle('Position',[337.5 -393.75 18.75 18.75], 'FaceColor',[0 0 0]);
rectangle('Position',[356.25 -393.75 18.75 18.75], 'FaceColor',[1 1 1]);
rectangle('Position',[337.5 -412.5 18.75 18.75], 'FaceColor',[1 1 1]);
rectangle('Position',[356.25 -412.5 18.75 18.75], 'FaceColor',[1 1 1]);
rectangle('Position',[525 -318.75 18.75 18.75], 'FaceColor',[1 1 1]);
rectangle('Position',[543.75 -318.75 18.75 18.75], 'FaceColor',[0 0 0]);
rectangle('Position',[525 -337.5 18.75 18.75], 'FaceColor',[1 1 1]);
rectangle('Position',[543.75 -337.5 18.75 18.75], 'FaceColor',[0 0 0]);
rectangle('Position',[562.5 -356.25 18.75 18.75], 'FaceColor',[1 1 1]);
rectangle('Position',[581.25 -356.25 18.75 18.75], 'FaceColor',[0 0 0]);
rectangle('Position',[562.5 -375 18.75 18.75], 'FaceColor',[1 1 1]);
rectangle('Position',[581.25 -375 18.75 18.75], 'FaceColor',[0 0 0]);
rectangle('Position',[562.5 -393.75 18.75 18.75], 'FaceColor',[1 1 1]);
rectangle('Position',[581.25 -393.75 18.75 18.75], 'FaceColor',[0 0 0]);
rectangle('Position',[562.5 -412.5 18.75 18.75], 'FaceColor',[1 1 1]);
rectangle('Position',[581.25 -412.5 18.75 18.75], 'FaceColor',[0 0 0]);
rectangle('Position',[300 -468.75 18.75 18.75], 'FaceColor',[0 0 0]);
rectangle('Position',[318.75 -468.75 18.75 18.75], 'FaceColor',[0 0 0]);
rectangle('Position',[300 -487.5 18.75 18.75], 'FaceColor',[1 1 1]);
rectangle('Position',[318.75 -487.5 18.75 18.75], 'FaceColor',[0 0 0]);
rectangle('Position',[300 -506.25 18.75 18.75], 'FaceColor',[1 1 1]);
rectangle('Position',[318.75 -506.25 18.75 18.75], 'FaceColor',[0 0 0]);
rectangle('Position',[300 -525 18.75 18.75], 'FaceColor',[1 1 1]);
rectangle('Position',[318.75 -525 18.75 18.75], 'FaceColor',[0 0 0]);
rectangle('Position',[375 -506.25 18.75 18.75], 'FaceColor',[1 1 1]);
rectangle('Position',[393.75 -506.25 18.75 18.75], 'FaceColor',[1 1 1]);
rectangle('Position',[375 -525 18.75 18.75], 'FaceColor',[0 0 0]);
rectangle('Position',[393.75 -525 18.75 18.75], 'FaceColor',[0 0 0]);
rectangle('Position',[412.5 -506.25 18.75 18.75], 'FaceColor',[1 1 1]);
rectangle('Position',[431.25 -506.25 18.75 18.75], 'FaceColor',[1 1 1]);
rectangle('Position',[412.5 -525 18.75 18.75], 'FaceColor',[0 0 0]);
rectangle('Position',[431.25 -525 18.75 18.75], 'FaceColor',[1 1 1]);
rectangle('Position',[300 -543.75 18.75 18.75], 'FaceColor',[1 1 1]);
rectangle('Position',[318.75 -543.75 18.75 18.75], 'FaceColor',[0 0 0]);
rectangle('Position',[300 -562.5 18.75 18.75], 'FaceColor',[1 1 1]);
rectangle('Position',[318.75 -562.5 18.75 18.75], 'FaceColor',[0 0 0]);
rectangle('Position',[300 -581.25 18.75 18.75], 'FaceColor',[1 1 1]);
rectangle('Position',[318.75 -581.25 18.75 18.75], 'FaceColor',[0 0 0]);
rectangle('Position',[300 -600 18.75 18.75], 'FaceColor',[0 0 0]);
rectangle('Position',[318.75 -600 18.75 18.75], 'FaceColor',[0 0 0]);
rectangle('Position',[375 -543.75 18.75 18.75], 'FaceColor',[0 0 0]);
rectangle('Position',[393.75 -543.75 18.75 18.75], 'FaceColor',[0 0 0]);
rectangle('Position',[375 -562.5 18.75 18.75], 'FaceColor',[1 1 1]);
rectangle('Position',[393.75 -562.5 18.75 18.75], 'FaceColor',[1 1 1]);
rectangle('Position',[412.5 -543.75 18.75 18.75], 'FaceColor',[0 0 0]);
rectangle('Position',[431.25 -543.75 18.75 18.75], 'FaceColor',[1 1 1]);
rectangle('Position',[412.5 -562.5 18.75 18.75], 'FaceColor',[1 1 1]);
rectangle('Position',[431.25 -562.5 18.75 18.75], 'FaceColor',[1 1 1]);
rectangle('Position',[375 -581.25 18.75 18.75], 'FaceColor',[1 1 1]);
rectangle('Position',[393.75 -581.25 18.75 18.75], 'FaceColor',[1 1 1]);
rectangle('Position',[375 -600 18.75 18.75], 'FaceColor',[0 0 0]);
rectangle('Position',[393.75 -600 18.75 18.75], 'FaceColor',[0 0 0]);
rectangle('Position',[412.5 -581.25 18.75 18.75], 'FaceColor',[1 1 1]);
rectangle('Position',[431.25 -581.25 18.75 18.75], 'FaceColor',[1 1 1]);
rectangle('Position',[412.5 -600 18.75 18.75], 'FaceColor',[0 0 0]);
rectangle('Position',[431.25 -600 18.75 18.75], 'FaceColor',[0 0 0]);
rectangle('Position',[450 -468.75 18.75 18.75], 'FaceColor',[0 0 0]);
rectangle('Position',[468.75 -468.75 18.75 18.75], 'FaceColor',[0 0 0]);
rectangle('Position',[450 -487.5 18.75 18.75], 'FaceColor',[1 1 1]);
rectangle('Position',[468.75 -487.5 18.75 18.75], 'FaceColor',[1 1 1]);
rectangle('Position',[525 -468.75 18.75 18.75], 'FaceColor',[0 0 0]);
rectangle('Position',[543.75 -468.75 18.75 18.75], 'FaceColor',[0 0 0]);
rectangle('Position',[525 -487.5 18.75 18.75], 'FaceColor',[1 1 1]);
rectangle('Position',[543.75 -487.5 18.75 18.75], 'FaceColor',[1 1 1]);
rectangle('Position',[562.5 -468.75 18.75 18.75], 'FaceColor',[0 0 0]);
rectangle('Position',[581.25 -468.75 18.75 18.75], 'FaceColor',[0 0 0]);
rectangle('Position',[562.5 -487.5 18.75 18.75], 'FaceColor',[1 1 1]);
rectangle('Position',[581.25 -487.5 18.75 18.75], 'FaceColor',[0 0 0]);
rectangle('Position',[562.5 -506.25 18.75 18.75], 'FaceColor',[1 1 1]);
rectangle('Position',[581.25 -506.25 18.75 18.75], 'FaceColor',[0 0 0]);
rectangle('Position',[562.5 -525 18.75 18.75], 'FaceColor',[1 1 1]);
rectangle('Position',[581.25 -525 18.75 18.75], 'FaceColor',[0 0 0]);
rectangle('Position',[487.5 -543.75 18.75 18.75], 'FaceColor',[0 0 0]);
rectangle('Position',[506.25 -543.75 18.75 18.75], 'FaceColor',[0 0 0]);
rectangle('Position',[487.5 -562.5 18.75 18.75], 'FaceColor',[1 1 1]);
rectangle('Position',[506.25 -562.5 18.75 18.75], 'FaceColor',[1 1 1]);
rectangle('Position',[450 -581.25 18.75 18.75], 'FaceColor',[1 1 1]);
rectangle('Position',[468.75 -581.25 18.75 18.75], 'FaceColor',[1 1 1]);
rectangle('Position',[450 -600 18.75 18.75], 'FaceColor',[0 0 0]);
rectangle('Position',[468.75 -600 18.75 18.75], 'FaceColor',[0 0 0]);
rectangle('Position',[487.5 -581.25 18.75 18.75], 'FaceColor',[1 1 1]);
rectangle('Position',[506.25 -581.25 18.75 18.75], 'FaceColor',[1 1 1]);
rectangle('Position',[487.5 -600 18.75 18.75], 'FaceColor',[0 0 0]);
rectangle('Position',[506.25 -600 18.75 18.75], 'FaceColor',[0 0 0]);
rectangle('Position',[562.5 -543.75 18.75 18.75], 'FaceColor',[1 1 1]);
rectangle('Position',[581.25 -543.75 18.75 18.75], 'FaceColor',[0 0 0]);
rectangle('Position',[562.5 -562.5 18.75 18.75], 'FaceColor',[1 1 1]);
rectangle('Position',[581.25 -562.5 18.75 18.75], 'FaceColor',[0 0 0]);
rectangle('Position',[525 -581.25 18.75 18.75], 'FaceColor',[1 1 1]);
rectangle('Position',[543.75 -581.25 18.75 18.75], 'FaceColor',[1 1 1]);
rectangle('Position',[525 -600 18.75 18.75], 'FaceColor',[0 0 0]);
rectangle('Position',[543.75 -600 18.75 18.75], 'FaceColor',[0 0 0]);
rectangle('Position',[562.5 -581.25 18.75 18.75], 'FaceColor',[1 1 1]);
rectangle('Position',[581.25 -581.25 18.75 18.75], 'FaceColor',[0 0 0]);
rectangle('Position',[562.5 -600 18.75 18.75], 'FaceColor',[0 0 0]);
rectangle('Position',[581.25 -600 18.75 18.75], 'FaceColor',[0 0 0]);
X=[560,540,525,506.25,487.5,468.75,468.75,468.75,487.5,506.25,513.75,510,506.25,487.5,450,412.5,375,356.25,337.5,318.75,300,262.5,225,187.5,187.5,187.5,150,112.5,93.75,75,56.25,56.25,56.25,75,75,75,75,56.25,56.25,56.25,40,40];
Y=[-40,-75,-112.5,-112.5,-112.5,-131.25,-150,-168.75,-168.75,-187.5,-206.25,-225,-243.75,-262.5,-300,-337.5,-375,-393.75,-393.75,-393.75,-393.75,-375,-337.5,-300,-281.25,-262.5,-240,-262.5,-281.25,-300,-318.75,-337.5,-356.25,-375,-393.75,-412.5,-450,-487.5,-506.25,-525,-560,-560];
hold on;
plot(X,Y,'r');
plot(X,Y,'bo');
legend('1163.84','Location','southoutside');
